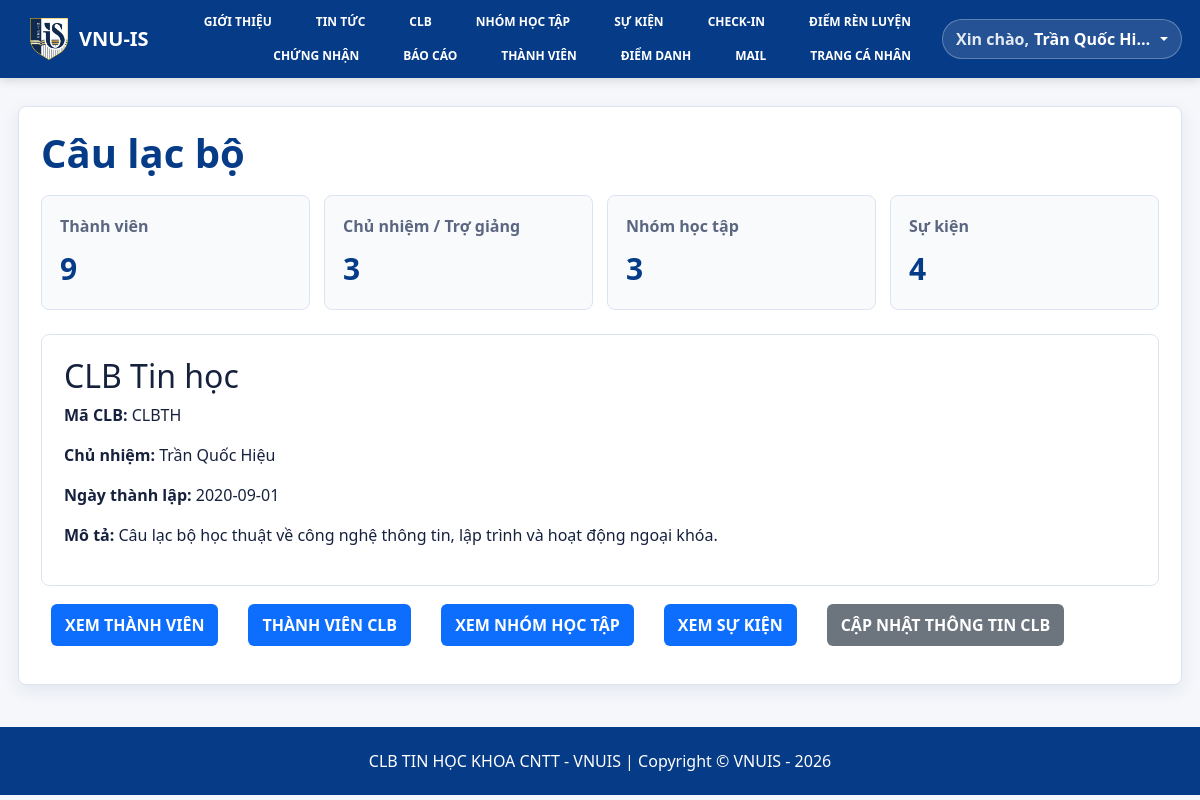
The page /CLB_Admin_64131060/CLB_Admin_64131060 (signed in) on the database its author committed.
### tables this page shows
CREATE TABLE CLB (
    MaCLB VARCHAR(50) PRIMARY KEY,
    TenCLB VARCHAR(150) NOT NULL,
    MoTa TEXT,
    ChuNhiem VARCHAR(50) NULL,
    NgayThanhLap DATE NULL,
    CONSTRAINT fk_clb_chunhiem FOREIGN KEY (ChuNhiem) REFERENCES ThanhVien(MaThanhVien)
);

CREATE TABLE ThanhVien (
    MaThanhVien VARCHAR(50) PRIMARY KEY,
    HoTen VARCHAR(100) NOT NULL,
    Email VARCHAR(100) UNIQUE NOT NULL,
    MatKhau VARCHAR(255) NOT NULL,
    MaVaiTro VARCHAR(50) NOT NULL,
    NgayTao DATETIME DEFAULT CURRENT_TIMESTAMP,
    CONSTRAINT fk_thanhvien_vaitro FOREIGN KEY (MaVaiTro) REFERENCES VaiTro(MaVaiTro)
);

### app/controllers/CLB_Admin_64131060Controller.php (called while the page is built, shortened)
<?php
class CLB_Admin_64131060Controller extends Controller
{
    private string $pageTitle = 'Câu lạc bộ';
    public function CLB_Admin_64131060(): void { $this->index(); }
    public function index(): void
    {
        $this->render('clb/dashboard', [
            'title' => $this->pageTitle,
            'club' => $this->repo()->primaryClub(),
            'stats' => $this->repo()->singleClubDashboardStats(),
        ]);
    }
}

### app/core/Router.php (called while the page is built, shortened)
<?php
class Router
{
    public function dispatch(): void
    {
        $path = trim($_GET['url'] ?? '', '/');
        $parts = $path === '' ? [] : array_values(array_filter(explode('/', $path), fn($part) => $part !== ''));
        $controller = $this->clean($parts[0] ?? 'TrangChu_64131060');
        $action = $this->clean($parts[1] ?? $controller);
        $params = array_slice($parts, 2);
        $instance = new $class();
        call_user_func_array([$instance, $action], $params);
    }
    private function clean(string $value): string
    {
        return preg_replace('/[^A-Za-z0-9_]/', '', $value) ?: 'TrangChu_64131060';
    }
}

### public/index.php (called while the page is built, shortened)
<?php
require_once APP_PATH . '/core/helpers.php';
require_once APP_PATH . '/core/Database.php';
require_once APP_PATH . '/core/Repository.php';
require_once APP_PATH . '/core/Validator.php';
require_once APP_PATH . '/core/Router.php';
(new Router())->dispatch();

### app/core/helpers.php (called while the page is built, shortened)
<?php
function h($value): string
{
    return htmlspecialchars((string)($value ?? ''), ENT_QUOTES, 'UTF-8');
}
function base_url(string $path = ''): string
{
    $script = $_SERVER['SCRIPT_NAME'] ?? '/index.php';
    $base = rtrim(str_replace('\\', '/', dirname($script)), '/');
    if ($base === '' || $base === '.') {
        $base = '';
    }
    return $base . ($path !== '' ? '/' . ltrim($path, '/') : '');
}
function url_for(string $controller, string $action = '', array $params = []): string
{
    $path = trim($controller, '/');
    if ($action !== '') {
        $path .= '/' . trim($action, '/');
    }
    $url = base_url($path);
    return $params ? $url . '?' . http_build_query($params) : $url;
}

### app/core/Repository.php (called while the page is built, shortened)
<?php
class Repository
{
    private PDO $db;
    public function __construct()
    {
        $this->db = Database::connection();
    }
    private function fetchOne(string $sql, array $params = []): ?array
    {
        $stmt = $this->db->prepare($sql);
        $stmt->execute($params);
        $row = $stmt->fetch();
        return $row ?: null;
    }
}

### app/config/database.php (called while the page is built)
<?php
return [
    'host' => 'localhost',
    'database' => 'clbtinhoc_64131060',
    'username' => 'root',
    'password' => '',
    'charset' => 'utf8mb4',
];

### app/core/Database.php (called while the page is built)
<?php
class Database
{
    private static ?PDO $connection = null;
    public static function connection(): PDO
    {
        if (self::$connection === null) {
            $config = require APP_PATH . '/config/database.php';
            $dsn = sprintf('mysql:host=%s;dbname=%s;charset=%s', $config['host'], $config['database'], $config['charset']);
            self::$connection = new PDO($dsn, $config['username'], $config['password'], [
                PDO::ATTR_ERRMODE => PDO::ERRMODE_EXCEPTION,
                PDO::ATTR_DEFAULT_FETCH_MODE => PDO::FETCH_ASSOC,
                PDO::ATTR_EMULATE_PREPARES => false,
            ]);
        }
        return self::$connection;
    }
}

### app/core/repository/ClubRepositoryTrait.php (called while the page is built, shortened)
<?php
trait ClubRepositoryTrait
{
    public function primaryClub(): ?array
    {
        return $this->fetchOne($this->clubSelectSql() . " ORDER BY CASE WHEN CLB.MaCLB = 'CLBTH' THEN 0 ELSE 1 END, CLB.MaCLB ASC LIMIT 1");
    }
}

### app/views/clb/dashboard.php (the view, shortened to what this page needs)
<?php
$club = $data['club'] ?? null;
$clubId = (string)($club['MaCLB'] ?? '');
$stats = $data['stats'] ?? [];
?>
<section class="panel">
    <h1 class="page-title"><?= h($data['title'] ?? 'Câu lạc bộ') ?></h1>
    <?php if ($club): ?>
        <div class="report-grid">
            <div class="report-card"><span>Thành viên</span><strong><?= h($stats['members'] ?? 0) ?></strong></div>
            <div class="report-card"><span>Chủ nhiệm / Trợ giảng</span><strong><?= h($stats['assistants'] ?? 0) ?></strong></div>
            <div class="report-card"><span>Nhóm học tập</span><strong><?= h($stats['groups'] ?? 0) ?></strong></div>
            <div class="report-card"><span>Sự kiện</span><strong><?= h($stats['events'] ?? 0) ?></strong></div>
        </div>
        <div class="panel" style="box-shadow:none;margin-top:18px;">
            <h2 style="margin-top:0;"><?= h($club['TenCLB'] ?? 'CLB') ?></h2>
            <p><strong>Mã CLB:</strong> <?= h($club['MaCLB'] ?? '') ?></p>
            <p><strong>Chủ nhiệm:</strong> <?= h($club['ChuNhiemTen'] ?? $club['ChuNhiem'] ?? '') ?></p>
            <p><strong>Ngày thành lập:</strong> <?= h($club['NgayThanhLap'] ?? '') ?></p>
            <?php if (!empty($club['MoTa'])): ?>
                <p><strong>Mô tả:</strong> <?= h($club['MoTa']) ?></p>
            <?php endif; ?>
        </div>
        <div class="toolbar" style="margin-top:18px;">
            <a class="btn-main" href="<?= url_for('ThanhVien_Admin_64131060', 'TimKiemTV_Admin_64131060') ?>">XEM THÀNH VIÊN</a>
            <a class="btn-main" href="<?= url_for('ThanhVienCLB_Admin_64131060', 'ThanhVienCLB_Admin_64131060') ?>">THÀNH VIÊN CLB</a>
            <a class="btn-main" href="<?= url_for('NhomHocTap_Admin_64131060', 'NhomHocTap_Admin_64131060') ?>">XEM NHÓM HỌC TẬP</a>
            <a class="btn-main" href="<?= url_for('SuKien_Admin_64131060', 'TimKiemSuKien_Admin_64131060') ?>">XEM SỰ KIỆN</a>
            <a class="btn-back" href="<?= url_for('CLB_Admin_64131060', 'Edit', ['MaCLB' => $clubId]) ?>">CẬP NHẬT THÔNG TIN CLB</a>
        </div>
    <?php else: ?>
        <div class="alert alert-warning">Chưa có dữ liệu câu lạc bộ chính trong hệ thống.</div>
    <?php endif; ?>
</section>

### public/Content/Site.css (style rules this page uses)
﻿ html, body { font-family: "Segoe UI", Tahoma, Arial, sans-serif; }
.report-grid { display: grid; grid-template-columns: repeat(auto-fit, minmax(180px, 1fr)); gap: 14px; margin: 18px 0 24px; }
.report-card { border: 1px solid #dce4f2; border-radius: 8px; padding: 18px; background: #f8fafc; }
.report-card span { display: block; color: #5b6780; font-weight: 700; margin-bottom: 8px; }
.report-card strong { color: #063b87; font-size: 30px; }

### public/Content/StyleAdmin.css (style rules this page uses)
a { text-decoration: none; color: white; margin-inline: 10px; }

### app/views/layouts/main.php (style rules this page uses)
body { font-family: "Segoe UI", Tahoma, Arial, sans-serif; background: #f5f7fb; color: #16213e; }
a { text-decoration: none; }
.panel { background: #fff; border: 1px solid #dce4f2; border-radius: 8px; padding: 22px; box-shadow: 0 6px 18px rgba(15, 42, 80, .08); }
.page-title { font-weight: 800; color: #063b87; margin-bottom: 18px; }
.toolbar { display: flex; gap: 10px; flex-wrap: wrap; margin-bottom: 16px; }
.btn-main, .btn-back, .btn-danger-soft { border: 0; border-radius: 6px; padding: 9px 14px; font-weight: 700; display: inline-block; }
.btn-main { background: #0d6efd; color: #fff; }
.btn-back { background: #6c757d; color: #fff; }

### rows shown on the page
clb: TenCLB "CLB Tin học", MaCLB "CLBTH", ChuNhiem.HoTen "Trần Quốc Hiệu", NgayThanhLap "2020-09-01", MoTa "Câu lạc bộ học thuật về công nghệ thông tin, lập trình và hoạt động ngoại khóa."

### other values the page prints
current_user_name() "Trần Quốc Hi…"
$data['title'] "Câu lạc bộ"
$stats['members'] "9"
$stats['assistants'] "3"
$stats['groups'] "3"
$stats['events'] "4"
